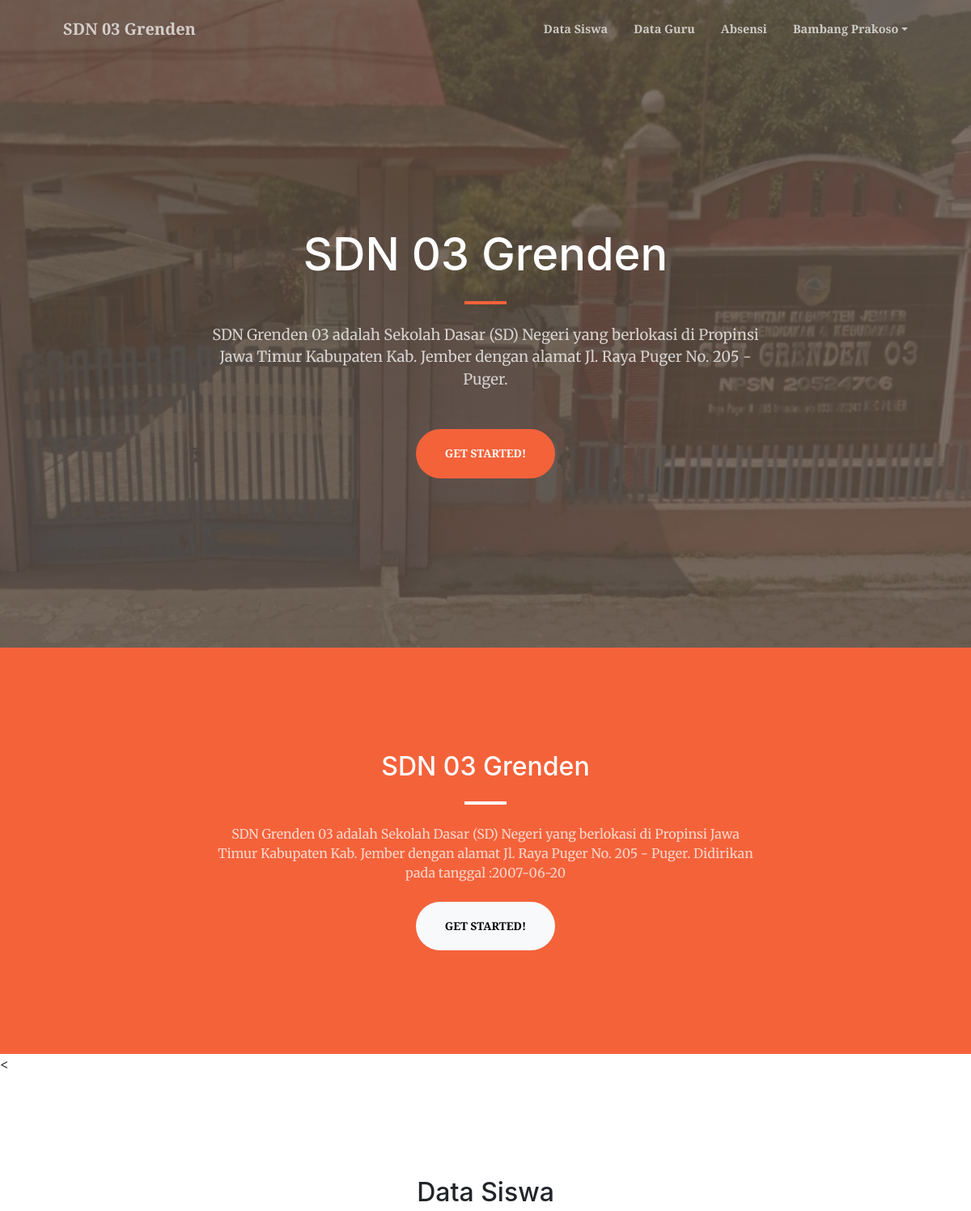
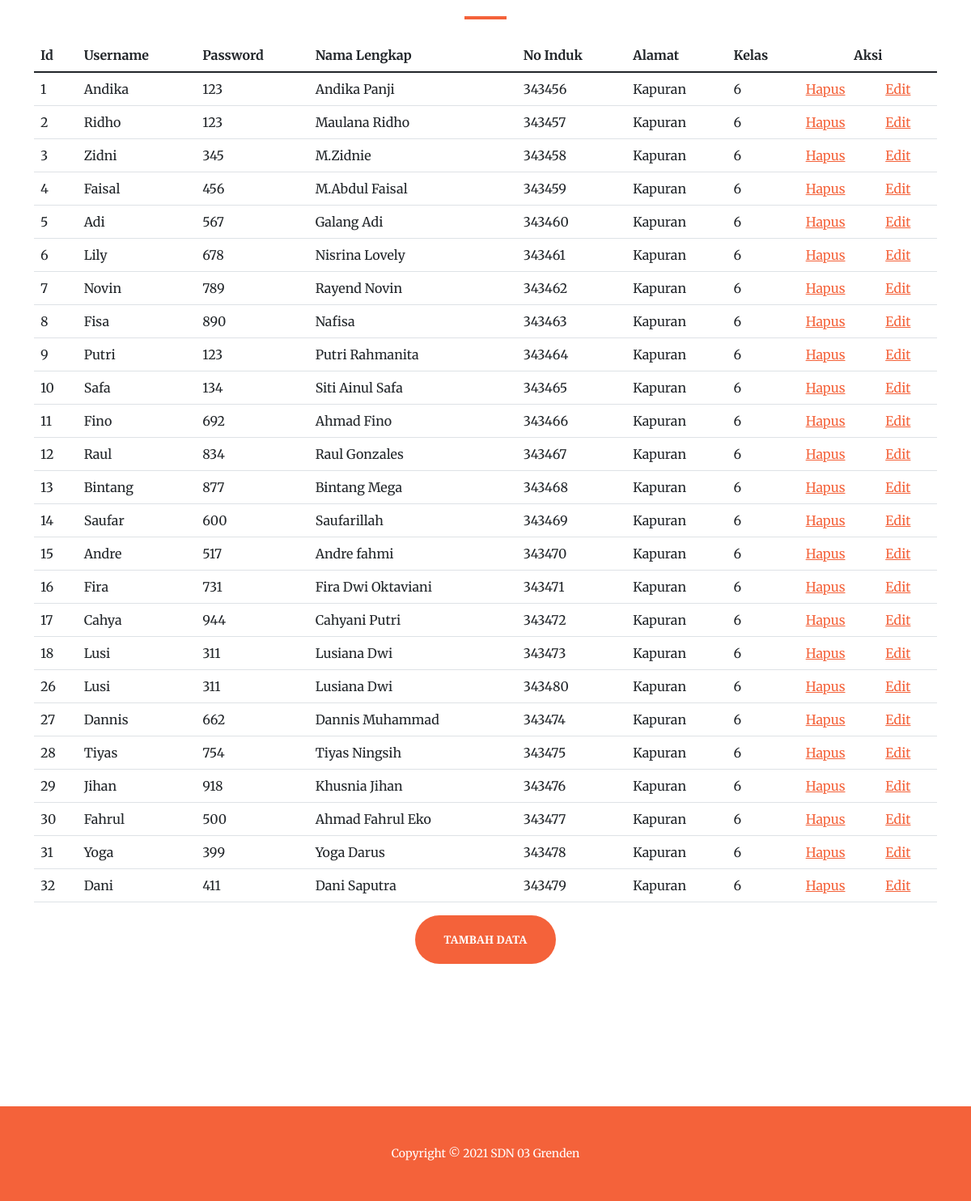
/tu_data_siswa.php (signed in), run on the app's committed database (2 pictures, top to bottom).
### tables this page shows
CREATE TABLE `data_siswa` (
  `id` int(30) NOT NULL,
  `username` varchar(30) NOT NULL,
  `password` varchar(30) NOT NULL,
  `nama_lengkap` varchar(30) NOT NULL,
  `nis` int(30) NOT NULL,
  `kelas` varchar(2) NOT NULL,
  `alamat_siswa` varchar(30) NOT NULL
);

### tu_data_siswa.php (the view, shortened to what this page needs)
<?php
$nama=$_SESSION["nama"];
?>
<?php
    include_once("config.php");
    $query = mysqli_query($kon, "Select * from data_siswa");
?>
<!DOCTYPE html>
<html lang="en">
<head>
    <link href="https://cdn.jsdelivr.net/npm/bootstrap-icons@1.5.0/font/bootstrap-icons.css" rel="stylesheet" />
    <link href="https://cdnjs.cloudflare.com/ajax/libs/SimpleLightbox/2.1.0/simpleLightbox.min.css" rel="stylesheet" />
    <link href="css/styles.css" rel="stylesheet" />
</head>
<body id="page-top">
<form action="" method="post">
    <nav class="navbar navbar-expand-lg navbar-light fixed-top py-3" id="mainNav">
        <div class="container px-4 px-lg-5">
            <a class="navbar-brand" href="tu_beranda.php">SDN 03 Grenden</a>
            <div class="collapse navbar-collapse" id="navbarResponsive">
                <ul class="navbar-nav ms-auto my-2 my-lg-0">
                <li class="nav-item"><a class="nav-link" href="tu_data_siswa.php">Data Siswa</a></li>
                    <li class="nav-item"><a class="nav-link" href="tu_data_guru.php">Data Guru</a></li>
                    <li class="nav-item"><a class="nav-link" href="tu_absensi.php">Absensi</a></li>
                    <li class="nav-item dropdown">
                        <a class="nav-link dropdown-toggle" data-bs-toggle="dropdown" href="#" role="button" aria-expanded="false"><?php echo $nama; ?></a>
                    </li>
                </ul>
            </div>
        </div>
    </nav>
    <header class="masthead">
        <div class="container px-4 px-lg-5 h-100">
            <div class="row gx-4 gx-lg-5 h-100 align-items-center justify-content-center text-center">
                <div class="col-lg-8 align-self-end">
                    <h1 class="text-white font-weight-bold">SDN 03 Grenden</h1>
                    <hr class="divider" />
                </div>
                <div class="col-lg-8 align-self-baseline">
                    <p class="text-white-75 mb-5">SDN Grenden 03 adalah Sekolah Dasar (SD) Negeri yang berlokasi di
                        Propinsi Jawa Timur Kabupaten Kab. Jember dengan alamat Jl. Raya Puger No. 205 - Puger.</p>
                    <a class="btn btn-primary btn-xl" href="#Data_Siswa">Get Started!</a>
                </div>
            </div>
        </div>
    </header>
    <section class="page-section bg-primary" id="Tentang">
        <div class="container px-4 px-lg-5">
            <div class="row gx-4 gx-lg-5 justify-content-center">
                <div class="col-lg-8 text-center">
                    <h2 class="text-white mt-0">SDN 03 Grenden</h2>
                    <hr class="divider divider-light" />
                    <p class="text-white-75 mb-4">SDN Grenden 03 adalah Sekolah Dasar (SD) Negeri yang berlokasi di
                        Propinsi Jawa Timur Kabupaten Kab. Jember dengan alamat Jl. Raya Puger No. 205 - Puger.
                        Didirikan pada tanggal :2007-06-20</p>
                    <a class="btn btn-light btn-xl" href="#Data_Siswa">Get Started!</a>
                </div>
            </div>
        </div>
    </section>
    <<section class="page-section" id="Data_Siswa">
        <div class="container px-9 px-lg-19">
            <div class="row gx-4 gx-lg-5 justify-content-center">
                <div class="col-lg-8 col-xl-6 text-center">
                    <h2 class="mt-0">Data Siswa </h2>
                    <hr class="divider" />
                </div>
            </div>
            <div class="row gx-4 gx-lg-5 justify-content-center mb-5">
                <div class="col-lg-15">
                <table class="table">
                    <thead>
                        <tr>
                        <th scope="col">Id</th>
                        <th scope="col">Username</th>
                        <th scope="col">Password</th>
                        <th scope="col">Nama Lengkap</th>
                        <th scope="col">No Induk</th>
                        <th scope="col">Alamat</th>
                        <th scope="col">Kelas</th>
                        <th colspan="2" class="text-center">Aksi</th>
                        </tr>
                    </thead>
                    <tbody>
                    <?php
                        while($data = mysqli_fetch_array($query)){
                            echo "<tr>";
                            echo "<td>".$data['id']."</td>";
                            echo "<td>".$data['username']."</td>";
                            echo "<td>".$data['password']."</td>";
                            echo "<td>".$data['nama_lengkap']."</td>";
                            echo "<td>".$data['nis']."</td>";
                            echo "<td>".$data['alamat_siswa']."</td>";
                            echo "<td>".$data['kelas']."</td>";
                            echo "<td><a href ='tu_hapus_data_siswa.php?id=".$data['id']."'>Hapus</td>";
                            echo "<td><a href ='tu_edit_data_siswa.php?id=".$data['id']."'>Edit</td>";
                            echo "</tr>";
                        }
                    ?>
                    </tbody>
                    </table>
                </div>
                <div class="col-lg-8 text-center">
                    <a class="btn btn-primary btn-xl" href="tu_tambah_data_siswa.php">Tambah Data</a>
                </div>
            </div>
        </div>
    </section>
    <footer class="bg-primary py-5">
        <div class="container px-4 px-lg-5">
            <div class="small text-center text-white">Copyright &copy; 2021 SDN 03 Grenden</div>
        </div>
    </footer>
</form>
</body>
</html>

### data on the page
data_siswa: id "1", username "Andika", password "123", nama_lengkap "Andika Panji", nis "343456", alamat_siswa "Kapuran", kelas "6"
data_siswa: id "2", username "Ridho", password "123", nama_lengkap "Maulana Ridho", nis "343457", alamat_siswa "Kapuran", kelas "6"
data_siswa: id "3", username "Zidni", password "345", nama_lengkap "M.Zidnie", nis "343458", alamat_siswa "Kapuran", kelas "6"
data_siswa: id "4", username "Faisal", password "456", nama_lengkap "M.Abdul Faisal", nis "343459", alamat_siswa "Kapuran", kelas "6"
data_siswa: id "5", username "Adi", password "567", nama_lengkap "Galang Adi", nis "343460", alamat_siswa "Kapuran", kelas "6"
data_siswa: id "6", username "Lily", password "678", nama_lengkap "Nisrina Lovely", nis "343461", alamat_siswa "Kapuran", kelas "6"
data_siswa: id "7", username "Novin", password "789", nama_lengkap "Rayend Novin", nis "343462", alamat_siswa "Kapuran", kelas "6"
data_siswa: id "8", username "Fisa", password "890", nama_lengkap "Nafisa", nis "343463", alamat_siswa "Kapuran", kelas "6"
data_siswa: id "9", username "Putri", password "123", nama_lengkap "Putri Rahmanita", nis "343464", alamat_siswa "Kapuran", kelas "6"
data_siswa: id "10", username "Safa", password "134", nama_lengkap "Siti Ainul Safa", nis "343465", alamat_siswa "Kapuran", kelas "6"
data_siswa: id "11", username "Fino", password "692", nama_lengkap "Ahmad Fino", nis "343466", alamat_siswa "Kapuran", kelas "6"
data_siswa: id "12", username "Raul", password "834", nama_lengkap "Raul Gonzales", nis "343467", alamat_siswa "Kapuran", kelas "6"
data_siswa: id "13", username "Bintang", password "877", nama_lengkap "Bintang Mega", nis "343468", alamat_siswa "Kapuran", kelas "6"
data_siswa: id "14", username "Saufar", password "600", nama_lengkap "Saufarillah", nis "343469", alamat_siswa "Kapuran", kelas "6"
data_siswa: id "15", username "Andre", password "517", nama_lengkap "Andre fahmi", nis "343470", alamat_siswa "Kapuran", kelas "6"
data_siswa: id "16", username "Fira", password "731", nama_lengkap "Fira Dwi Oktaviani", nis "343471", alamat_siswa "Kapuran", kelas "6"
data_siswa: id "17", username "Cahya", password "944", nama_lengkap "Cahyani Putri", nis "343472", alamat_siswa "Kapuran", kelas "6"
data_siswa: id "18", username "Lusi", password "311", nama_lengkap "Lusiana Dwi", nis "343473", alamat_siswa "Kapuran", kelas "6"
data_siswa: id "26", username "Lusi", password "311", nama_lengkap "Lusiana Dwi", nis "343480", alamat_siswa "Kapuran", kelas "6"
data_siswa: id "27", username "Dannis", password "662", nama_lengkap "Dannis Muhammad", nis "343474", alamat_siswa "Kapuran", kelas "6"
data_siswa: id "28", username "Tiyas", password "754", nama_lengkap "Tiyas Ningsih", nis "343475", alamat_siswa "Kapuran", kelas "6"
data_siswa: id "29", username "Jihan", password "918", nama_lengkap "Khusnia Jihan", nis "343476", alamat_siswa "Kapuran", kelas "6"
data_siswa: id "30", username "Fahrul", password "500", nama_lengkap "Ahmad Fahrul Eko", nis "343477", alamat_siswa "Kapuran", kelas "6"
data_siswa: id "31", username "Yoga", password "399", nama_lengkap "Yoga Darus", nis "343478", alamat_siswa "Kapuran", kelas "6"
data_siswa: id "32", username "Dani", password "411", nama_lengkap "Dani Saputra", nis "343479", alamat_siswa "Kapuran", kelas "6"

### other printed values
$nama "Bambang Prakoso"
